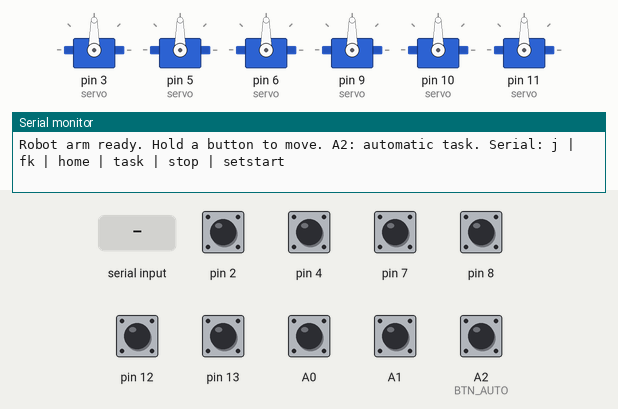
Simulated run of this program. Board: Arduino Uno, built with avr-gcc and run on an emulated ATmega328P. Parts: 6 × servo, the last lines printed to the serial monitor. Inputs (shaded band) come from the test bench; at power-on: A0, A1, A2 (BTN_AUTO), pin 2, pin 4, pin 7, pin 8, pin 12, pin 13 HIGH.

Above: at 1.2 s.
1.3 s: A2 (BTN_AUTO) pulled LOW for 0.15 s
At 3.96 s:
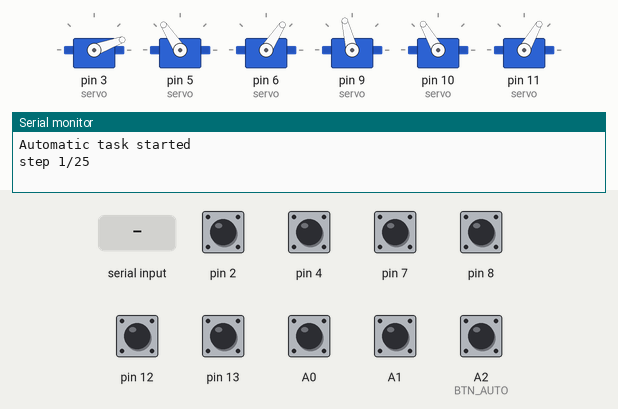
4.4 s: pin 4 pulled LOW for 0.15 s
At 5.7 s:
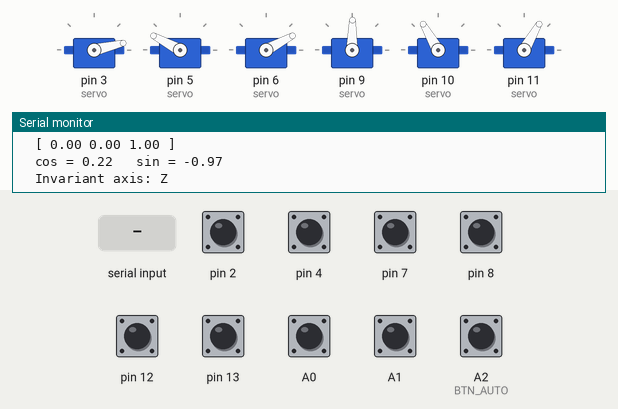
6.0 s: "home\n" received over Serial
At 6.71 s:
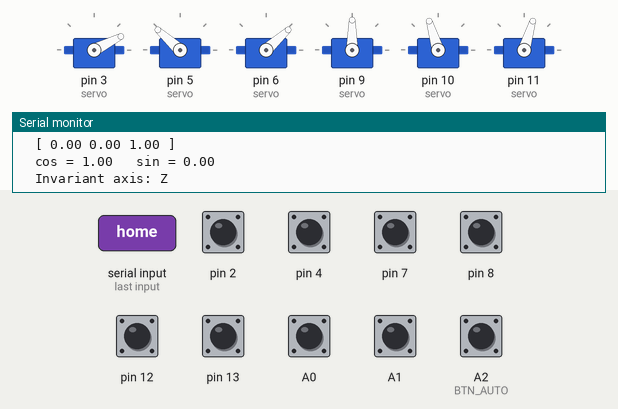
8.8 s: pin 2 pulled LOW for 1 s
At 10.9 s:
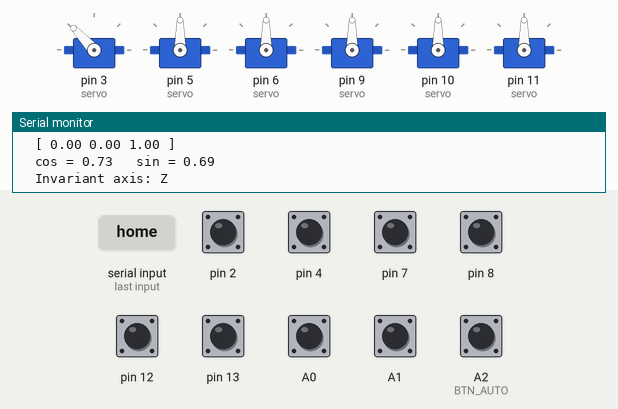
11.3 s: pin 2 pulled LOW for 0.15 s
At 12.0 s:
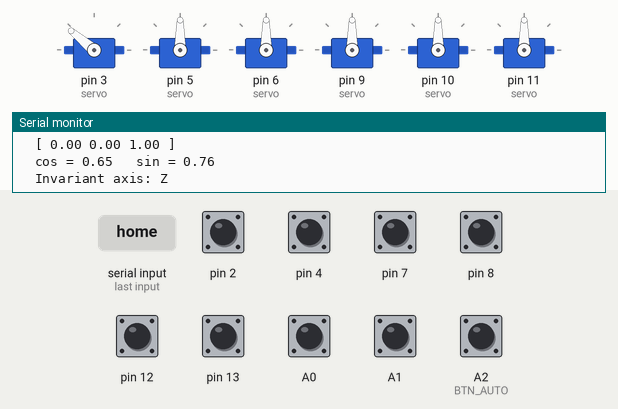
12.9 s: pin 7 pulled LOW for 1 s
At 15.3 s:
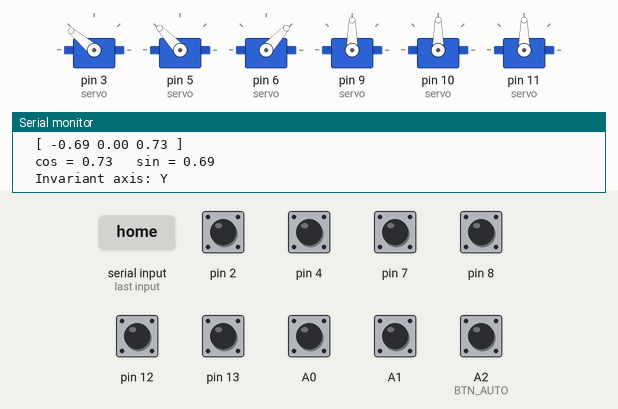
Timing chart, 0 to 16.4 s (numbered marks = the images above; inputs shaded):
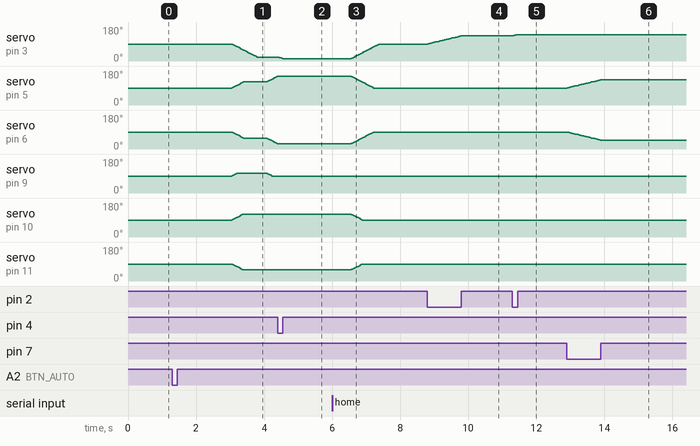

The program:

main.cpp
```cpp
#include <Arduino.h>
/*
 * 4-DOF robot arm - button control + automatic pick-and-place (Arduino Uno, 6 servos, 9 buttons)
 * Joint angles are read back from rotation matrices: theta -> R(theta) -> atan2 -> servo angle.
 *
 * Servos (Servo library):
 *   Base      pin 3                     Rz
 *   Shoulder  pin 5 + pin 6 (mirrored)  Ry
 *   Elbow     pin 9                     Ry
 *   Gripper   pin 10 + pin 11 (mirrored) Rz (both jaws open/close symmetrically)
 *
 * Buttons (one leg to the pin, the other leg to GND; INPUT_PULLUP, no resistor needed):
 *   Base      left(+) 2     | right(-) 4
 *   Shoulder  forward(+) 7  | back(-) 8
 *   Elbow     down(+) 12    | up(-) 13
 *   Gripper   open(+) A0    | close(-) A1
 *   Automatic task (start / stop): A2
 *
 * Task: pick up 3 cubes (red, green, blue) from their start positions and carry each to its own target.
 * Positions are set by the constants below (mm and degrees). Adjust them to your own arm.
 *
 * Serial monitor (9600): j <base|shoulder|elbow|grip> <degrees> | fk | home | task | stop
 *                        setstart (save the current pose as the power-on pose) | resetstart (back to default)
 *
 * Start pose: at power-on the servos go straight to this pose without sweeping.
 * Move the arm upright with the buttons, type "setstart" in the serial monitor: it will always start there.
 */
#include <Servo.h>
#include <EEPROM.h>
#include <math.h>

struct Mat3 { float m[3][3]; };

struct Joint {
  const char *name;
  char axis;
  int pin, pin2;           // pin2: second, mirrored servo (-1 if none)
  int btnPlus, btnMinus;   // button pins
  float minDeg, maxDeg;
  float deg;               // target joint angle (degrees)
  float servoNow;          // servo angle (degrees)
  bool moving;
  Mat3 R;
};

Mat3 mul(const Mat3 &a, const Mat3 &b) {
  Mat3 r;
  for (int i = 0; i < 3; i++)
    for (int j = 0; j < 3; j++) {
      r.m[i][j] = 0;
      for (int k = 0; k < 3; k++) r.m[i][j] += a.m[i][k] * b.m[k][j];
    }
  return r;
}

void mulVec(const Mat3 &a, const float v[3], float out[3]) {
  for (int i = 0; i < 3; i++)
    out[i] = a.m[i][0] * v[0] + a.m[i][1] * v[1] + a.m[i][2] * v[2];
}

Mat3 Rx(float t) { float c = cosf(t), s = sinf(t); Mat3 r = {{{1,0,0},{0,c,-s},{0,s,c}}}; return r; }
Mat3 Ry(float t) { float c = cosf(t), s = sinf(t); Mat3 r = {{{c,0,s},{0,1,0},{-s,0,c}}}; return r; }
Mat3 Rz(float t) { float c = cosf(t), s = sinf(t); Mat3 r = {{{c,-s,0},{s,c,0},{0,0,1}}}; return r; }

Mat3 makeRot(char axis, float t) {
  if (axis == 'x') return Rx(t);
  if (axis == 'y') return Ry(t);
  return Rz(t);
}

float readAngle(char axis, const Mat3 &r) {
  if (axis == 'x') return atan2f(r.m[2][1], r.m[1][1]);
  if (axis == 'y') return atan2f(r.m[0][2], r.m[0][0]);
  return atan2f(r.m[1][0], r.m[0][0]);
}


Joint joints[4] = {
  {"base",     'z',  3, -1,  2,  4, -90,  90, 0, 90, false, {}},
  {"shoulder", 'y',  5,  6,  7,  8, -60,  80, 0, 90, false, {}},
  {"elbow",    'y',  9, -1, 12, 13, -80,  80, 0, 90, false, {}},
  {"grip",     'z', 10, 11, A0, A1,   0,  60, 0, 90, false, {}},
};

Servo svA[4], svB[4];
const float L1 = 60, L2 = 55, L3 = 75;   // mm
// ---------------- Start pose (stored in EEPROM) ----------------
float startDeg[4] = {0, 0, 0, 0};          // base, shoulder, elbow, gripper (joint angle, degrees)
const byte EE_MAGIC = 0xA7;

void loadStart() {
  if (EEPROM.read(0) != EE_MAGIC) return;   // nothing saved yet: default (0,0,0,0)
  for (int i = 0; i < 4; i++) EEPROM.get(1 + i * sizeof(float), startDeg[i]);
}
void saveStart(const float d[4]) {
  EEPROM.update(0, EE_MAGIC);
  for (int i = 0; i < 4; i++) { startDeg[i] = d[i]; EEPROM.put(1 + i * sizeof(float), startDeg[i]); }
}
void clearStart() { EEPROM.update(0, 0); for (int i = 0; i < 4; i++) startDeg[i] = 0; }

const float STEP = 0.7f;                 // degrees / 15 ms  (~46 degrees/s)

// ---------------- Task settings ----------------
const int   BTN_AUTO  = A2;
const float PIVOT_H   = 71;     // height of the shoulder axis above the table (mm)
const float GRIP_X    = 115;    // grasp point: along the forearm axis (mm)
const float GRIP_Z    = 11.5;   // grasp point: above the forearm plane (mm)
const float CUBE_HALF = 5;      // half the cube height (cube is 10 mm)
const float HOVER_Z   = 45;     // hover height above the cube (mm)
const float OPEN_DEG  = 30;     // gripper open angle
// Cubes are at the same distance from the base centre (120 mm) in different directions (degrees, left = +)
const float OBJ_YAW[3] = {-70, -40, -10};   // position of the red, green, blue cube
const float TGT_YAW[3] = { 55,  85,  25};   // target of the red, green, blue cube

void printRot(const Joint &j) {
  float t = j.deg * DEG_TO_RAD;
  Serial.print(F("\nR")); Serial.print(j.axis); Serial.print(F("(theta) ["));
  Serial.print(j.name); Serial.print(F("]  theta = ")); Serial.print(j.deg, 0); Serial.println(F(" deg"));
  for (int r = 0; r < 3; r++) {
    Serial.print(F("  [ "));
    for (int c = 0; c < 3; c++) { Serial.print(j.R.m[r][c], 2); Serial.print(' '); }
    Serial.println(']');
  }
  Serial.print(F("  cos = ")); Serial.print(cosf(t), 2);
  Serial.print(F("   sin = ")); Serial.println(sinf(t), 2);
  if (j.axis == 'x') Serial.println(F("  Invariant axis: X"));
  if (j.axis == 'y') Serial.println(F("  Invariant axis: Y"));
  if (j.axis == 'z') Serial.println(F("  Invariant axis: Z"));
}

void setJoint(int i, float deg, bool verbose) {
  Joint &j = joints[i];
  j.deg = constrain(deg, j.minDeg, j.maxDeg);
  j.R = makeRot(j.axis, j.deg * DEG_TO_RAD);
  if (verbose) printRot(j);
}

// ---------------- Inverse kinematics (shoulder + elbow, in the arm plane) ----------------
// Grasp point in the elbow frame: (GRIP_X, 0, GRIP_Z). R03 = Ry(shoulder + elbow).
void gripPlanar(float t2, float t3, float &r, float &z) {
  float phi = t2 + t3, c = cosf(phi), s = sinf(phi);
  r = L1 * sinf(t2) + GRIP_X * c + GRIP_Z * s;
  z = L1 * cosf(t2) - GRIP_X * s + GRIP_Z * c;
}

// Shoulder/elbow angles for a given horizontal distance (rTarget) and height above the table (zAbs).
bool solveIK(float rTarget, float zAbs, float &d2, float &d3) {
  float zr = zAbs - PIVOT_H, best = 1e9, b2 = 0, b3 = 0, r, z;
  for (int a = -60; a <= 80; a += 4)
    for (int b = -80; b <= 80; b += 4) {
      gripPlanar(a * DEG_TO_RAD, b * DEG_TO_RAD, r, z);
      float e = fabsf(r - rTarget) + fabsf(z - zr);
      if (e < best) { best = e; b2 = a; b3 = b; }
    }
  float c2 = b2, c3 = b3;
  for (float a = constrain(c2 - 4, -60.0f, 80.0f); a <= constrain(c2 + 4, -60.0f, 80.0f); a += 1)
    for (float b = constrain(c3 - 4, -80.0f, 80.0f); b <= constrain(c3 + 4, -80.0f, 80.0f); b += 1) {
      gripPlanar(a * DEG_TO_RAD, b * DEG_TO_RAD, r, z);
      float e = fabsf(r - rTarget) + fabsf(z - zr);
      if (e < best) { best = e; b2 = a; b3 = b; }
    }
  d2 = b2; d3 = b3;
  return best < 6;
}

// ---------------- Automatic task ----------------
const int NWP = 3 * 8 + 1;
float wp[NWP][4];           // base, shoulder, elbow, gripper (degrees)
bool autoOn = false, wpSet = false;
int wpIdx = 0;
unsigned long reachedAt = 0;

void addWp(int &n, float yaw, float d2, float d3, float grip) {
  wp[n][0] = yaw; wp[n][1] = d2; wp[n][2] = d3; wp[n][3] = grip; n++;
}

void buildWaypoints() {
  float h2, h3, f2, f3;
  const float R = 120;
  if (!solveIK(R, HOVER_Z, h2, h3))   Serial.println(F("IK: hover point unreachable"));
  if (!solveIK(R, CUBE_HALF, f2, f3)) Serial.println(F("IK: floor point unreachable"));
  int n = 0;
  for (int k = 0; k < 3; k++) {
    addWp(n, OBJ_YAW[k], h2, h3, OPEN_DEG);   // move above the cube, open the gripper
    addWp(n, OBJ_YAW[k], f2, f3, OPEN_DEG);   // go down
    addWp(n, OBJ_YAW[k], f2, f3, 0);          // grip
    addWp(n, OBJ_YAW[k], h2, h3, 0);          // lift
    addWp(n, TGT_YAW[k], h2, h3, 0);          // move above the target
    addWp(n, TGT_YAW[k], f2, f3, 0);          // go down
    addWp(n, TGT_YAW[k], f2, f3, OPEN_DEG);   // release
    addWp(n, TGT_YAW[k], h2, h3, OPEN_DEG);   // go up
  }
  addWp(n, startDeg[0], startDeg[1], startDeg[2], startDeg[3]);   // back to the start pose
}

bool allReached() {
  for (int i = 0; i < 4; i++) {
    float target = 90 + readAngle(joints[i].axis, joints[i].R) * RAD_TO_DEG;
    if (fabsf(target - joints[i].servoNow) > 0.6f) return false;
  }
  return true;
}

void startAuto() {
  buildWaypoints();
  autoOn = true; wpIdx = 0; wpSet = false;
  Serial.println(F("Automatic task started"));
}

void stopAuto(const __FlashStringHelper *why) {
  if (!autoOn) return;
  autoOn = false;
  Serial.println(why);
}

void stepAuto() {
  if (!autoOn) return;
  if (!wpSet) {
    for (int i = 0; i < 4; i++) setJoint(i, wp[wpIdx][i], false);
    wpSet = true; reachedAt = 0;
    Serial.print(F("step ")); Serial.print(wpIdx + 1); Serial.print('/'); Serial.println(NWP);
  } else if (allReached()) {
    if (reachedAt == 0) reachedAt = millis();
    else if (millis() - reachedAt > 250) {
      wpIdx++; wpSet = false;
      if (wpIdx >= NWP) { autoOn = false; Serial.println(F("Task finished")); }
    }
  }
}

// ---------------- Buttons, servos, serial ----------------
void readButtons() {
  for (int i = 0; i < 4; i++) {
    Joint &j = joints[i];
    bool plus  = digitalRead(j.btnPlus)  == LOW;
    bool minus = digitalRead(j.btnMinus) == LOW;
    if (plus != minus) {
      stopAuto(F("Manual input: automatic task stopped"));
      setJoint(i, j.deg + (plus ? STEP : -STEP), false);
      j.moving = true;
    } else if (j.moving) {          // button released: print the matrix
      j.moving = false;
      printRot(j);
    }
  }
  static bool prevAuto = false;
  bool a = digitalRead(BTN_AUTO) == LOW;
  if (a && !prevAuto) { if (autoOn) stopAuto(F("Automatic task stopped")); else startAuto(); }
  prevAuto = a;
}

void updateServos() {
  for (int i = 0; i < 4; i++) {
    Joint &j = joints[i];
    float target = 90 + readAngle(j.axis, j.R) * RAD_TO_DEG;
    float diff = target - j.servoNow;
    if (fabsf(diff) > 0.5f) j.servoNow += constrain(diff, -1.5f, 1.5f);
    int a = (int)(j.servoNow + 0.5f);
    svA[i].write(a);
    if (j.pin2 >= 0) svB[i].write(180 - a);
  }
}

void printFK() {
  Mat3 R02 = mul(joints[0].R, joints[1].R);
  Mat3 R03 = mul(R02, joints[2].R);
  const float up[3] = {0, 0, L1}, fw[3] = {L2, 0, 0}, tip[3] = {L3, 0, 0};
  float p1[3], p2[3], p3[3];
  mulVec(R02, up, p1); mulVec(R03, fw, p2); mulVec(R03, tip, p3);
  Serial.println(F("\nR_0_3 = Rz * Ry * Ry"));
  for (int r = 0; r < 3; r++) {
    Serial.print(F("  [ "));
    for (int c = 0; c < 3; c++) { Serial.print(R03.m[r][c], 2); Serial.print(' '); }
    Serial.println(']');
  }
  Serial.print(F("Tip position (mm): x=")); Serial.print(p1[0] + p2[0] + p3[0], 1);
  Serial.print(F(" y=")); Serial.print(p1[1] + p2[1] + p3[1], 1);
  Serial.print(F(" z=")); Serial.println(p1[2] + p2[2] + p3[2], 1);
}

void handleSerial() {
  if (!Serial.available()) return;
  String line = Serial.readStringUntil('\n');
  line.trim();
  if (line == "fk") { printFK(); return; }
  if (line == "task") { startAuto(); return; }
  if (line == "stop") { stopAuto(F("Automatic task stopped")); return; }
  if (line == "home") { stopAuto(F("Automatic task stopped")); for (int i = 0; i < 4; i++) setJoint(i, startDeg[i], true); return; }
  if (line == "setstart") {
    float d[4];
    for (int i = 0; i < 4; i++) d[i] = joints[i].deg;
    saveStart(d);
    Serial.println(F("Start pose saved (the arm will go straight here at power-on)."));
    return;
  }
  if (line == "resetstart") { clearStart(); Serial.println(F("Start pose reset to default (0,0,0,0).")); return; }
  if (line.startsWith("j ")) {
    int sp = line.indexOf(' ', 2);
    if (sp < 0) return;
    String name = line.substring(2, sp);
    float deg = line.substring(sp + 1).toFloat();
    for (int i = 0; i < 4; i++)
      if (name == joints[i].name) { stopAuto(F("Manual input: automatic task stopped")); setJoint(i, deg, true); return; }
    Serial.println(F("Unknown joint: base | shoulder | elbow | grip"));
  }
}

void setup() {
  Serial.begin(9600);
  pinMode(BTN_AUTO, INPUT_PULLUP);
  for (int i = 0; i < 4; i++) {
    pinMode(joints[i].btnPlus, INPUT_PULLUP);
    pinMode(joints[i].btnMinus, INPUT_PULLUP);
  }
  loadStart();
  for (int i = 0; i < 4; i++) {
    setJoint(i, startDeg[i], false);
    // send the servo straight to the start angle (no sweep)
    joints[i].servoNow = 90 + readAngle(joints[i].axis, joints[i].R) * RAD_TO_DEG;
    int a = (int)(joints[i].servoNow + 0.5f);
    svA[i].write(a);
    svA[i].attach(joints[i].pin);
    svA[i].write(a);
    if (joints[i].pin2 >= 0) { svB[i].write(180 - a); svB[i].attach(joints[i].pin2); svB[i].write(180 - a); }
  }
  Serial.println(F("Robot arm ready. Hold a button to move. A2: automatic task. Serial: j | fk | home | task | stop | setstart"));
}

void loop() {
  handleSerial();
  readButtons();
  stepAuto();
  updateServos();
  delay(15);
}
```

Measured:
- after the input at 1.3 s, servo on pin 3 (servo): moves from 90° to 20° over 0.74 s, starting after 1.8 s; servo on pin 5 (servo): moves from 90° to 152° over 1.3 s, starting after 1.8 s
- after the input at 4.4 s, servo on pin 5 (servo): stays 152° (without the input it goes to 150° after 0.89 s); servo on pin 6 (servo): stays 28° (without the input it goes to 30° after 0.89 s)
- after the input at 6.0 s, servo on pin 3 (servo): moves from 13° to 90° over 0.80 s, starting after 0.57 s; servo on pin 5 (servo): moves from 152° to 90° over 0.64 s, starting after 0.57 s
- after the input at 8.8 s, servo on pin 3 (servo): moves from 90° to 133° over 0.98 s, starting at once
- after the input at 11.3 s, servo on pin 3 (servo): 133° → 140° at once
- after the input at 12.9 s, servo on pin 5 (servo): moves from 90° to 133° over 0.98 s, starting at once; servo on pin 6 (servo): moves from 90° to 47° over 0.98 s, starting at once
